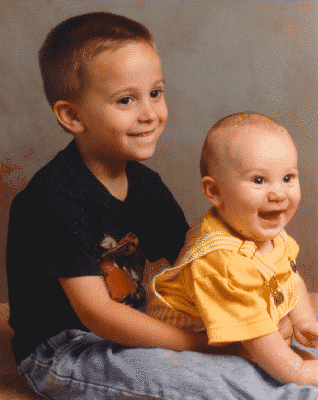
#> input picture image/kids.tif, 318 x 400 px
$ python 'GrayScale img to binary.py'
#> lines starting #> are read from the running program, lines starting #| are printed output that depends on the picture; after the words box and inside, x2 and y2 are one past the last pixel; in counts of white or black regions, pixels touching at a corner belong together
import cv2
img = cv2.imread("image/kids.tif",0)
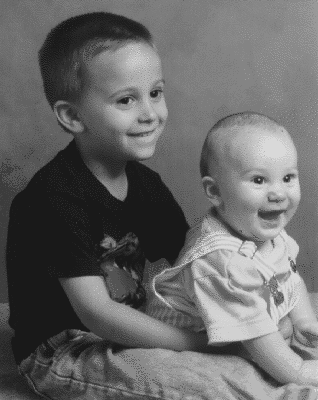
#> img: shape (400, 318); min 25, max 217, mean 104.6
row=img.shape[0]
#> row = 400
col=img.shape[1]
#> col = 318
binary=img.copy()
for i in range (row):
    for j in range (col):
        pixel=binary[i][j]
        if pixel > 120:
            binary[i][j]=255
        else:
            binary[i][j]=0
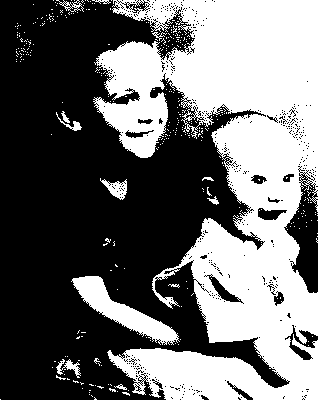
#> binary: shape (400, 318); 43% white; 359 white regions (346 under 20 px), largest, box (x1, y1, x2, y2) and area: (93, 0, 318, 400) 50883, (71, 276, 180, 345) 2267, (100, 178, 127, 200) 274
cv2.imshow("Input Image",img)
cv2.imshow("Binary Image",binary)
cv2.waitKey(0)
cv2.destroyAllWindows()

$ run again, with image/bali.tif copied over image/kids.tif
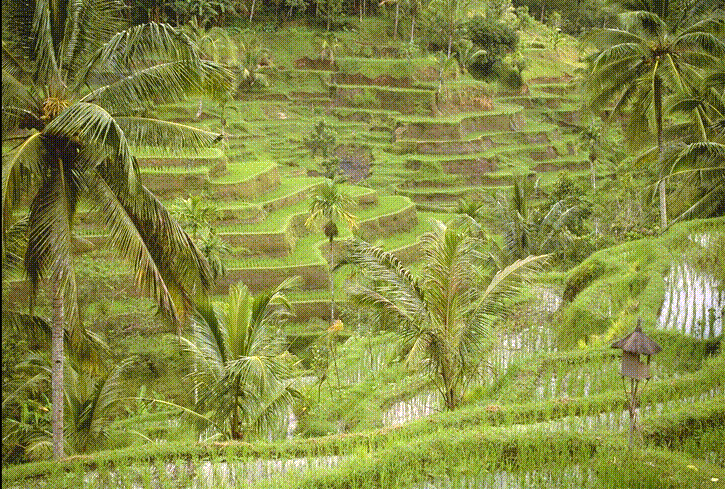
#> input picture image/bali.tif, 725 x 489 px
#> `img = cv2.imread("image/kids.tif",0)`:
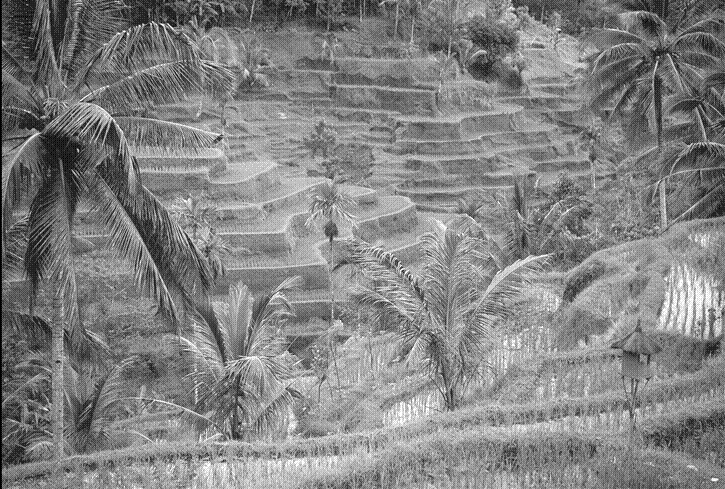
#> img: shape (489, 725); min 0, max 255, mean 130.6
#> after the loop `for i in range (row):`:
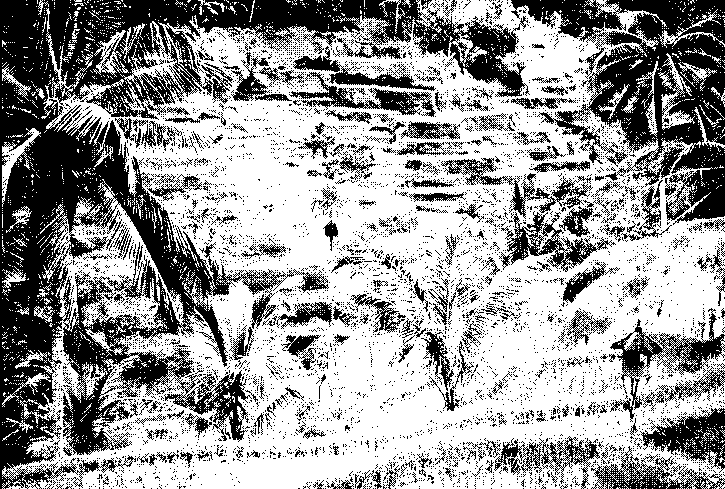
#> binary: shape (489, 725); 60.7% white; 5150 black regions (4914 under 20 px), largest, box (x1, y1, x2, y2) and area: (0, 0, 530, 489) 69720, (511, 0, 725, 225) 20625, (610, 308, 725, 422) 3034

$ run again, with image/cameraman.tif copied over image/kids.tif
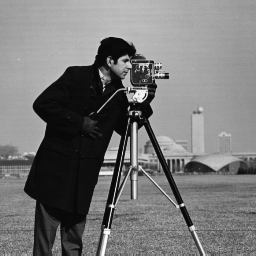
#> input picture image/cameraman.tif, 256 x 256 px
#> img is the input picture: shape (256, 256); min 7, max 253, mean 118.7
#> after the loop `for i in range (row):`:
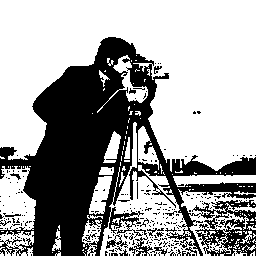
#> binary: shape (256, 256); 63.5% white; 252 black regions (235 under 20 px), largest, box (x1, y1, x2, y2) and area: (0, 37, 256, 256) 22463, (129, 229, 153, 256) 182, (106, 234, 128, 249) 105

$ run again, with image/canoe.tif copied over image/kids.tif
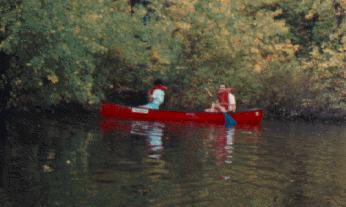
#> input picture image/canoe.tif, 346 x 207 px
#> `img = cv2.imread("image/kids.tif",0)`:
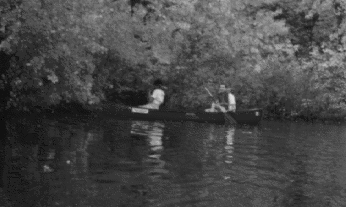
#> img: shape (207, 346); min 0, max 218, mean 70.4
#> after the loop `for i in range (row):`:
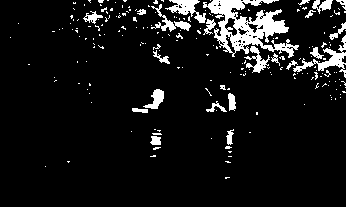
#> binary: shape (207, 346); 8.4% white; 213 white regions (189 under 20 px), largest, box (x1, y1, x2, y2) and area: (203, 0, 299, 58) 2352, (293, 35, 346, 78) 521, (165, 0, 206, 23) 392
